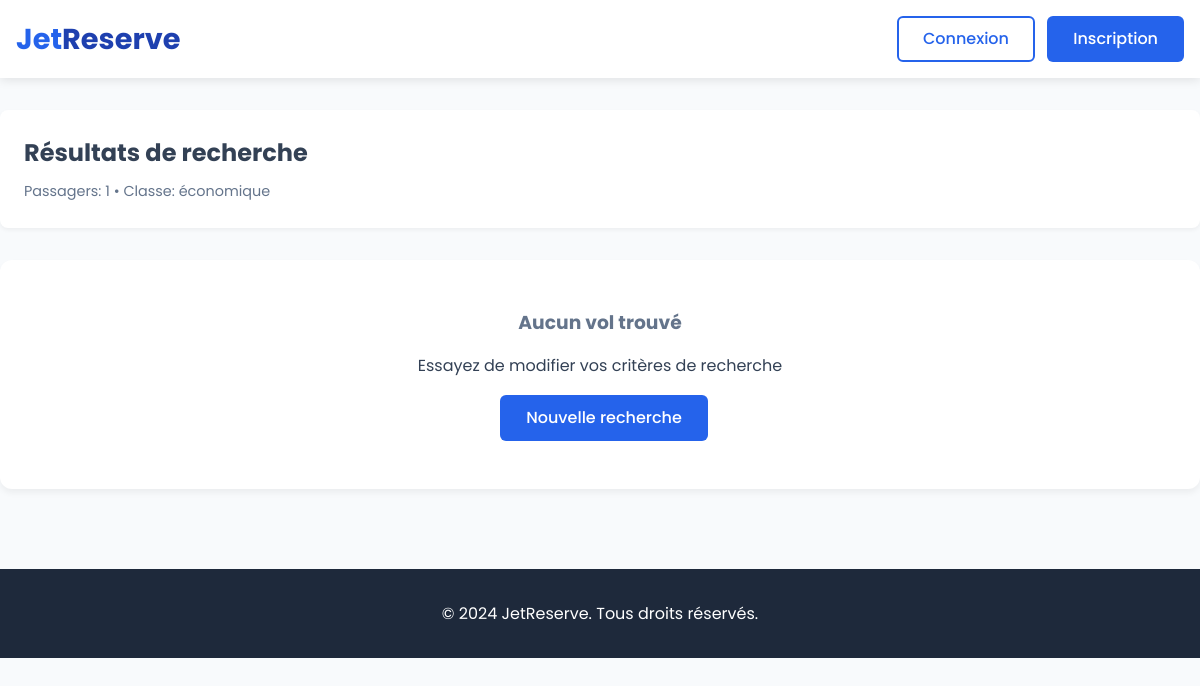
The page /vols.php on the database as committed earlier.
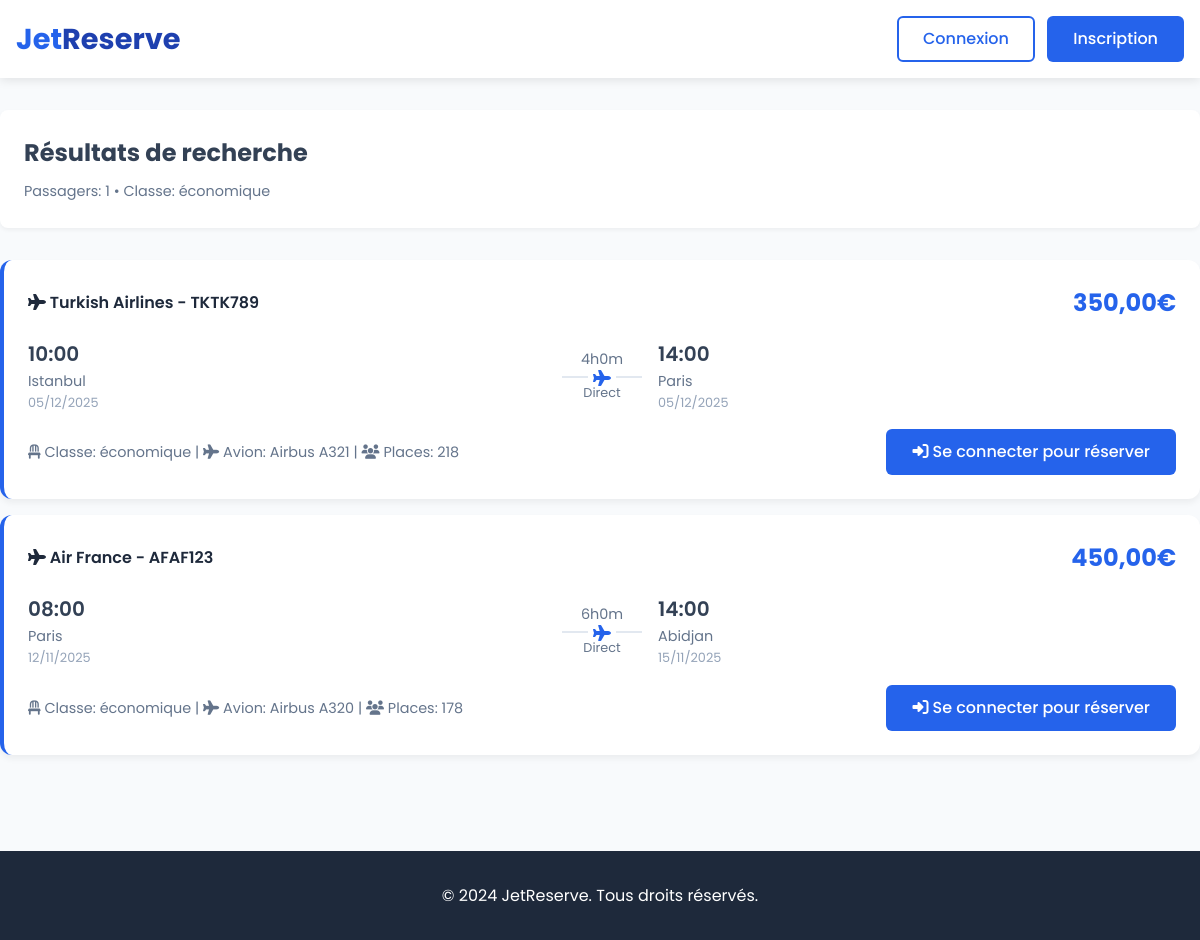
The same page on the database as committed later.
### tables this page shows
CREATE TABLE IF NOT EXISTS `vols` (
  `id_vol` int(11) NOT NULL AUTO_INCREMENT,
  `id_compagnie` int(11) NOT NULL,
  `id_avion` int(11) NOT NULL,
  `depart` varchar(50) NOT NULL,
  `arrivee` varchar(50) NOT NULL,
  `date_depart` datetime NOT NULL,
  `date_arrivee` datetime NOT NULL,
  `prix` decimal(10,2) NOT NULL,
  `escales` int(11) DEFAULT '0',
  `classe` enum('économique','affaires','première') DEFAULT 'économique',
  `numero_vol` varchar(10) DEFAULT NULL,
  `places_disponibles` int(11) DEFAULT NULL,
  PRIMARY KEY (`id_vol`),
  KEY `id_compagnie` (`id_compagnie`),
  KEY `id_avion` (`id_avion`)
);

CREATE TABLE IF NOT EXISTS `compagnies` (
  `id_compagnie` int(11) NOT NULL AUTO_INCREMENT,
  `nom_compagnie` varchar(100) NOT NULL,
  `code_compagnie` varchar(10) NOT NULL,
  PRIMARY KEY (`id_compagnie`),
  UNIQUE KEY `code_compagnie` (`code_compagnie`)
);

CREATE TABLE IF NOT EXISTS `avions` (
  `id_avion` int(11) NOT NULL AUTO_INCREMENT,
  `modele` varchar(100) NOT NULL,
  `id_compagnie` int(11) NOT NULL,
  `capacite_total` int(11) NOT NULL,
  `configuration_sieges` json DEFAULT NULL,
  `created_at` timestamp NULL DEFAULT CURRENT_TIMESTAMP,
  PRIMARY KEY (`id_avion`),
  KEY `id_compagnie` (`id_compagnie`)
);

### vols.php (the view, shortened to what this page needs)
<?php
require_once 'includes/db.php';
$passagers = isset($_GET['passagers']) ? max(1, intval($_GET['passagers'])) : 1;
$classe = isset($_GET['classe']) ? $_GET['classe'] : 'économique';
$sql = "SELECT v.*, c.nom_compagnie, c.code_compagnie, a.modele as avion_modele
        FROM vols v
        JOIN compagnies c ON v.id_compagnie = c.id_compagnie
        JOIN avions a ON v.id_avion = a.id_avion
        WHERE v.places_disponibles >= ? AND v.date_depart > NOW()";
$params = [$passagers];
$types = ['i'];
$sql .= " AND v.classe = ?";
$params[] = $classe;
$types[] = 's';
$sql .= " ORDER BY v.prix ASC";
try {
    $stmt = $pdo->prepare($sql);
    foreach ($params as $key => $param) {
        $stmt->bindValue($key + 1, $param, $types[$key] === 'i' ? PDO::PARAM_INT : PDO::PARAM_STR);
    }
    $stmt->execute();
    $vols = $stmt->fetchAll(PDO::FETCH_ASSOC);
} catch (PDOException $e) {
    error_log("Erreur de recherche de vols: " . $e->getMessage());
    $vols = [];
}
?>
<!DOCTYPE html>
<html lang="fr">
<head>
    <link rel="stylesheet" href="https://cdnjs.cloudflare.com/ajax/libs/font-awesome/6.4.0/css/all.min.css">
</head>
<body>
    <header>
        <div class="container">
            <div class="header-top">
                <a href="index.php" class="logo">Jet<span>Reserve</span></a>
                <div class="auth-buttons">
                    <?php if (isset($_SESSION['user_id'])): ?>
                        <a href="dashboard.php" class="btn btn-outline">Mon compte</a>
                        <a href="logout.php" class="btn btn-primary">Déconnexion</a>
                    <?php else: ?>
                        <a href="vge64/connexion.php" class="btn btn-outline">Connexion</a>
                        <a href="vge64/inscription.php" class="btn btn-primary">Inscription</a>
                    <?php endif; ?>
                </div>
            </div>
        </div>
    </header>
    <div class="container" style="padding: 2rem 0;">
        <div class="search-summary">
            <h2>Résultats de recherche</h2>
            <div class="search-criteria">
                <?php
                $criteria = [];
                $criteria[] = "Passagers: " . $passagers;
                $criteria[] = "Classe: " . htmlspecialchars($classe);
                echo implode(" • ", $criteria);
                ?>
            </div>
        </div>
        <?php if (empty($vols)): ?>
            <div class="no-results">
                <h3>Aucun vol trouvé</h3>
                <p>Essayez de modifier vos critères de recherche</p>
                <a href="index.php" class="btn btn-primary" style="margin-top: 1rem;">Nouvelle recherche</a>
            </div>
        <?php else: ?>
            <div class="search-results">
                <?php foreach ($vols as $vol): ?>
                <div class="flight-result">
                    <div class="flight-header">
                        <div class="flight-airline">
                            <i class="fas fa-plane"></i>
                            <?php echo htmlspecialchars($vol['nom_compagnie']); ?> -
                            <?php echo htmlspecialchars($vol['code_compagnie'] . $vol['numero_vol']); ?>
                        </div>
                        <div class="flight-price"><?php echo number_format($vol['prix'], 2, ',', ' '); ?>€</div>
                    </div>
                    <div style="display: grid; grid-template-columns: 1fr auto 1fr; gap: 1rem; align-items: center; margin-bottom: 1rem;">
                        <div>
                            <div style="font-size: 1.25rem; font-weight: 600;">
                                <?php echo date('H:i', strtotime($vol['date_depart'])); ?>
                            </div>
                            <div style="color: #64748b; font-size: 0.9rem;">
                                <?php echo htmlspecialchars($vol['depart']); ?>
                            </div>
                            <div style="color: #94a3b8; font-size: 0.8rem;">
                                <?php echo date('d/m/Y', strtotime($vol['date_depart'])); ?>
                            </div>
                        </div>
                        <div style="text-align: center; color: #64748b;">
                            <div style="font-size: 0.9rem;">
                                <?php
                                $depart_time = new DateTime($vol['date_depart']);
                                $arrivee_time = new DateTime($vol['date_arrivee']);
                                $interval = $depart_time->diff($arrivee_time);
                                echo $interval->format('%hh%im');
                                ?>
                            </div>
                            <div style="border-top: 2px solid #e2e8f0; width: 80px; margin: 5px auto; position: relative;">
                                <i class="fas fa-plane" style="position: absolute; top: -8px; left: 50%; transform: translateX(-50%); background: white; padding: 0 5px; color: #2563eb;"></i>
                            </div>
                            <div style="font-size: 0.8rem;">
                                <?php echo $vol['escales'] == 0 ? 'Direct' : $vol['escales'] . ' escale(s)'; ?>
                            </div>
                        </div>
                        <div>
                            <div style="font-size: 1.25rem; font-weight: 600;">
                                <?php echo date('H:i', strtotime($vol['date_arrivee'])); ?>
                            </div>
                            <div style="color: #64748b; font-size: 0.9rem;">
                                <?php echo htmlspecialchars($vol['arrivee']); ?>
                            </div>
                            <div style="color: #94a3b8; font-size: 0.8rem;">
                                <?php echo date('d/m/Y', strtotime($vol['date_arrivee'])); ?>
                            </div>
                        </div>
                    </div>
                    <div style="display: flex; justify-content: space-between; align-items: center; flex-wrap: wrap; gap: 1rem;">
                        <div>
                            <span style="color: #64748b; font-size: 0.9rem;">
                                <i class="fas fa-chair"></i> Classe: <?php echo htmlspecialchars($vol['classe']); ?> |
                                <i class="fas fa-plane"></i> Avion: <?php echo htmlspecialchars($vol['avion_modele']); ?> |
                                <i class="fas fa-users"></i> Places: <?php echo htmlspecialchars($vol['places_disponibles']); ?>
                            </span>
                        </div>
                        <?php if (isset($_SESSION['user_id'])): ?>
                            <a href="seat_selection.php?vol_id=<?php echo $vol['id_vol']; ?>" class="btn btn-primary">
                                <i class="fas fa-chair"></i> Choisir un siège
                            </a>
                        <?php else: ?>
                            <a href="vge64/connexion.php?redirect=search_results" class="btn btn-primary">
                                <i class="fas fa-sign-in-alt"></i> Se connecter pour réserver
                            </a>
                        <?php endif; ?>
                    </div>
                </div>
                <?php endforeach; ?>
            </div>
        <?php endif; ?>
    </div>
    <footer style="background: #1e293b; color: white; padding: 2rem 0; margin-top: 3rem;">
        <div class="container">
            <div style="text-align: center;">
                <p>&copy; 2024 JetReserve. Tous droits réservés.</p>
            </div>
        </div>
    </footer>
</body>
</html>

### vols.php (style rules this page uses)
* { margin: 0; padding: 0; box-sizing: border-box; }
body { font-family: 'Poppins', sans-serif; background-color: #f8fafc; color: #334155; line-height: 1.6; }
.container { max-width: 1200px; margin: 0 auto; padding: 0 1rem; }
header { background: white; box-shadow: 0 2px 10px rgba(0,0,0,0.1); position: sticky; top: 0; z-index: 100; }
.header-top { display: flex; justify-content: space-between; align-items: center; padding: 1rem 0; }
.logo { font-size: 1.8rem; font-weight: 700; text-decoration: none; color: #2563eb; }
.logo span { color: #1e40af; }
.btn { display: inline-block; padding: 0.5rem 1.5rem; border-radius: 6px; text-decoration: none; font-weight: 500; transition: all 0.3s ease; border: 2px solid transparent; }
.btn-primary { background: #2563eb; color: white; margin-left: 0.5rem; }
.btn-outline { border-color: #2563eb; color: #2563eb; background: transparent; }
.flight-result { background: white; border-radius: 12px; padding: 1.5rem; margin-bottom: 1rem; box-shadow: 0 4px 6px rgba(0,0,0,0.05); border-left: 4px solid #2563eb; transition: transform 0.2s ease, box-shadow 0.2s ease; }
.flight-header { display: flex; justify-content: space-between; align-items: center; margin-bottom: 1rem; flex-wrap: wrap; gap: 1rem; }
.flight-airline { font-weight: 600; color: #1e293b; }
.flight-price { font-size: 1.5rem; font-weight: 700; color: #2563eb; }
.search-summary { background: white; padding: 1.5rem; border-radius: 8px; margin-bottom: 2rem; box-shadow: 0 2px 4px rgba(0,0,0,0.05); }
.search-summary h2 { color: #334155; margin-bottom: 0.5rem; }
.search-criteria { color: #64748b; font-size: 0.9rem; }
.no-results { text-align: center; padding: 3rem; background: white; border-radius: 12px; box-shadow: 0 4px 6px rgba(0,0,0,0.05); }
.no-results h3 { color: #64748b; margin-bottom: 1rem; }

Rows that differ between the two databases and show on the page:
now on this page (row edited): vols: id_compagnie.nom_compagnie "Turkish Airlines", id_compagnie+numero_vol "TKTK789", prix "350,00", date_depart "10:00", depart "Istanbul", date_depart "05/12/2025", $interval->format('%hh%im') "4h0m", escales "Direct", date_arrivee "14:00", arrivee "Paris", date_arrivee "05/12/2025", classe "économique", id_avion.modele "Airbus A321", places_disponibles "218"
now on this page (row edited): vols: id_compagnie.nom_compagnie "Air France", id_compagnie+numero_vol "AFAF123", prix "450,00", date_depart "08:00", depart "Paris", date_depart "12/11/2025", $interval->format('%hh%im') "6h0m", escales "Direct", date_arrivee "14:00", arrivee "Abidjan", date_arrivee "15/11/2025", classe "économique", id_avion.modele "Airbus A320", places_disponibles "178"
Other text that changed with them:
text no longer shown: "Aucun vol trouvé Essayez de modifier vos critères de recherche Nouvelle recherche"
